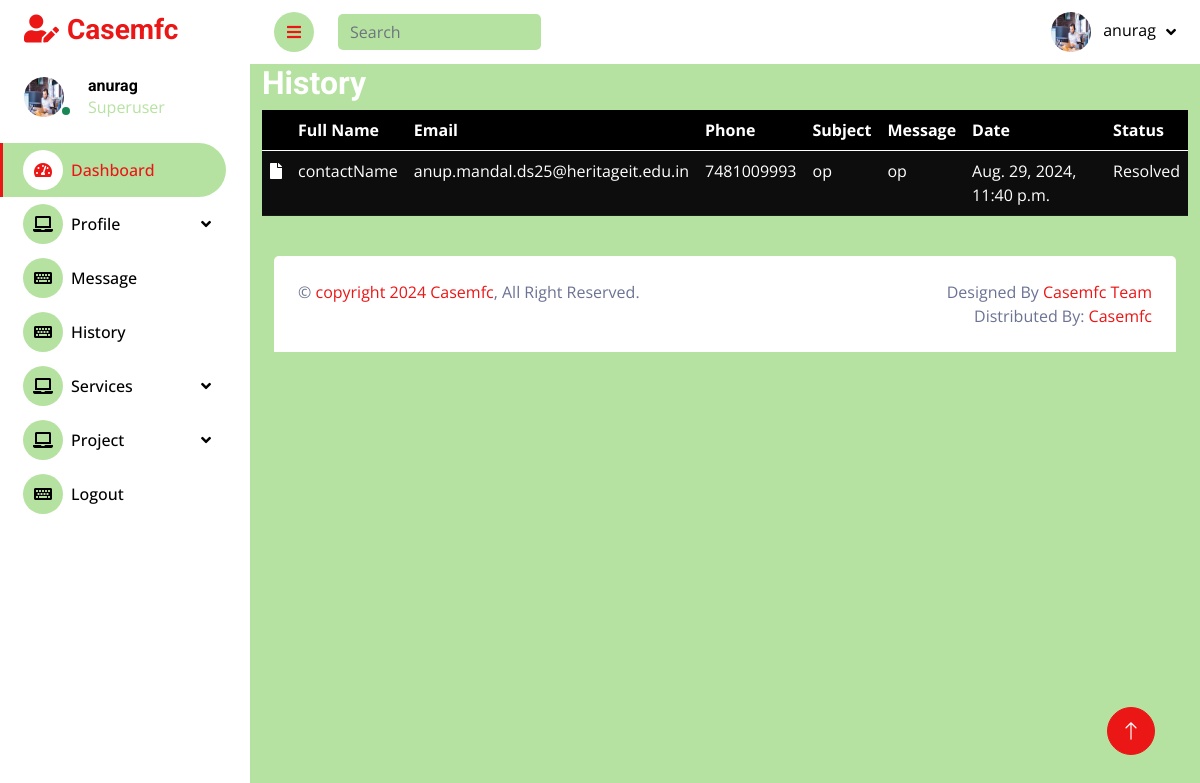
The page /history (signed in) on the database as committed earlier.
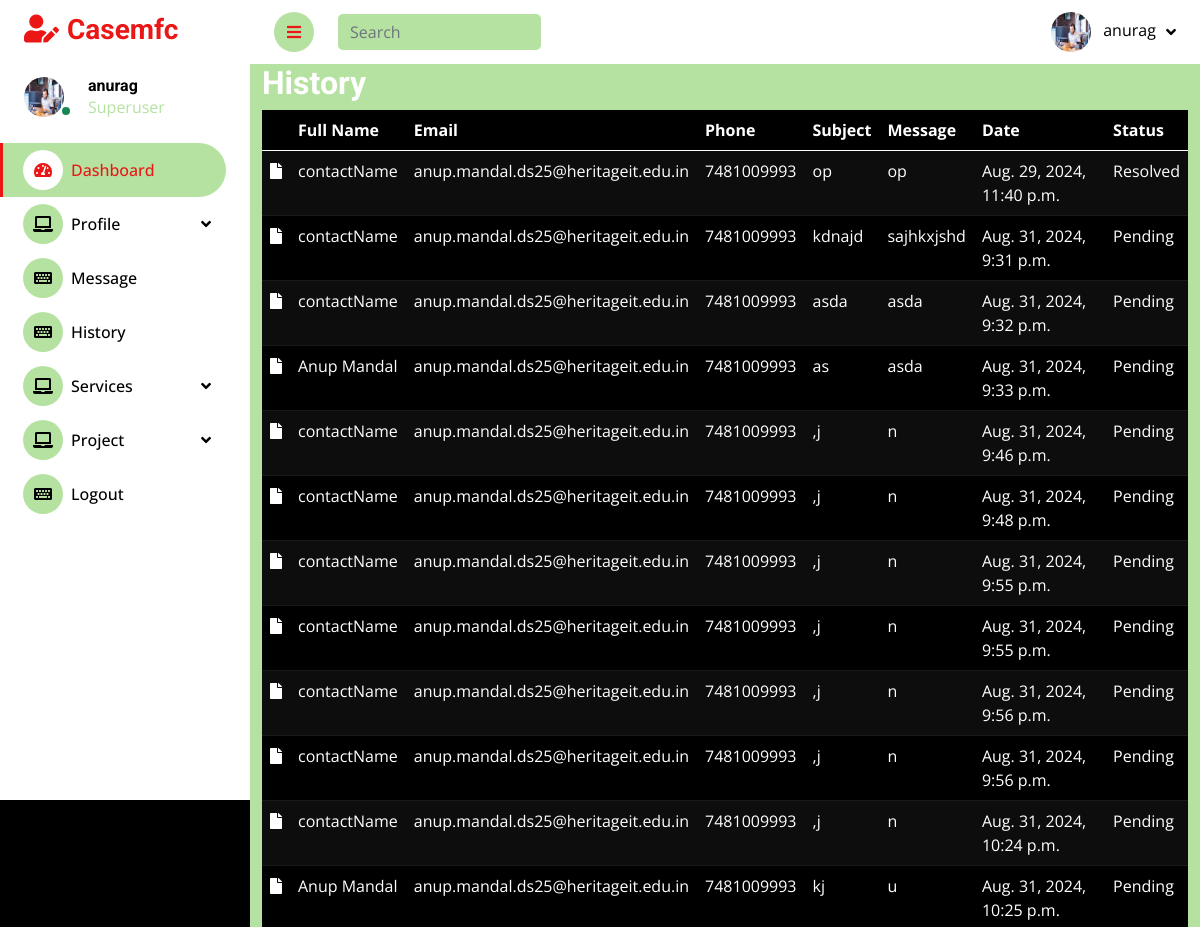
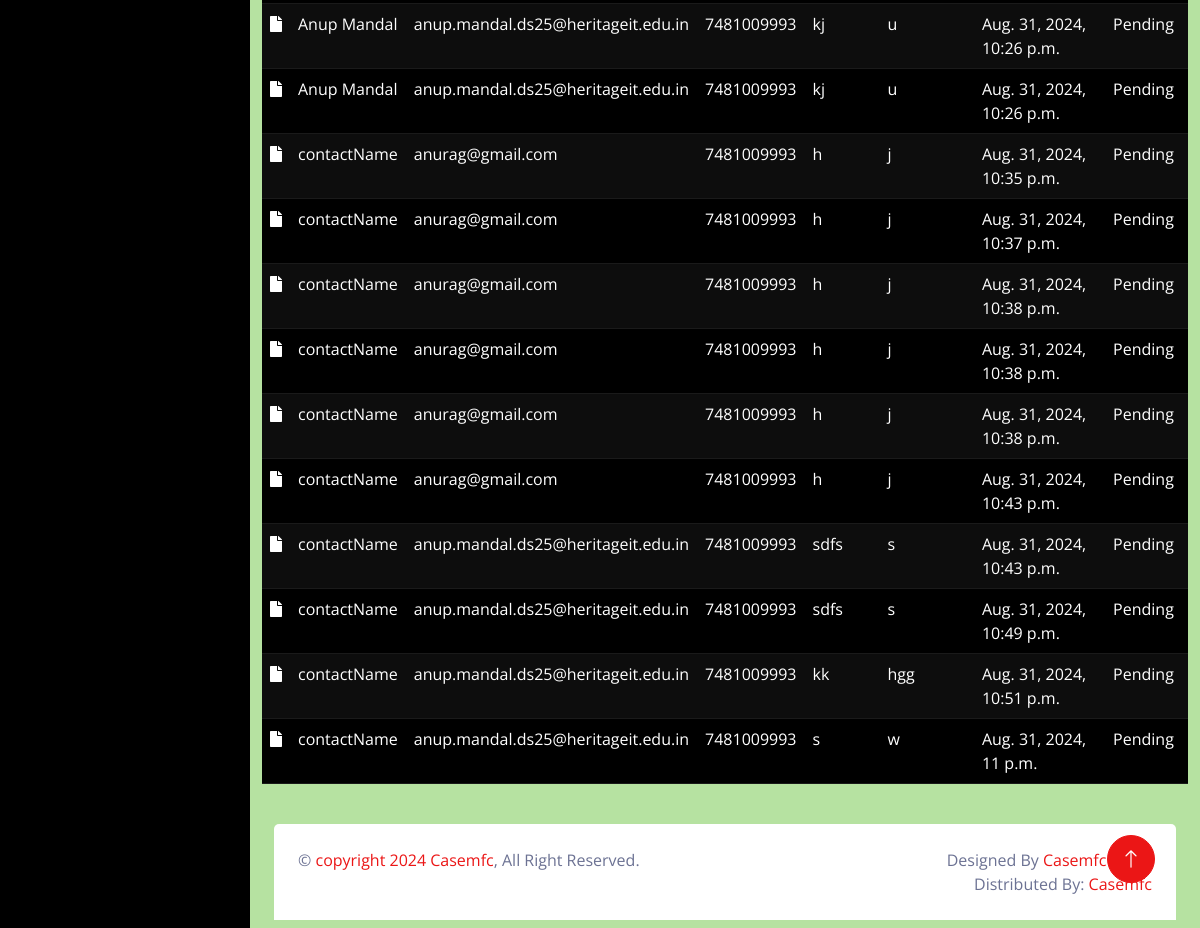
The same page on the database as committed later (2 pictures, top to bottom).
### app/models/contact_message.py (models this page shows, shortened)
class ContactMessage(models.Model):
    fullname = models.CharField(max_length=100)
    email = models.EmailField()
    phone = models.CharField(max_length=15, blank=True, null=True)
    subject = models.CharField(max_length=200)
    message = models.TextField()
    datetime = models.DateTimeField(auto_now_add=True)
    status = models.CharField(
        max_length=20,
        choices=[('Pending', 'Pending'), ('Resolved', 'Resolved')],
        default='Pending'
    )

### app/views/contact_message.py (the view)
# urls.py: path("history",contact_message.history,name = "history"),
@login_required(login_url='signin')
def history(request):
    data = ContactMessage.objects.all()
    context = {
        "data": data
    }
    return render(request, "dashboard/history.html", context)

### app/templates/dashboard/history.html (shortened to what this page needs)
{% extends "dashboard/base.html" %}
{% block head %}<link rel="stylesheet" href="https://use.fontawesome.com/releases/v5.15.4/css/all.css">{% endblock head %}
{% block body %}
<div class="container">
<h2>History</h2>
<table id="example" class=".table-hover table table-dark table-striped pt-3 mb-3">
    <thead>
        <tr>
            <th></th>
            <th>Full Name</th>
            <th>Email</th>
            <th>Phone</th>
            <th>Subject</th>
            <th>Message</th>
            <th>Date</th>
            <th>Status</th>
        </tr>
    </thead>
    <tbody>
        {% for i in data %}
        <tr>
            <td><i class="fas fa-file"></i></td>
            <td>{{ i.fullname }}</td>
            <td>{{ i.email }}</td>
            <td>{{ i.phone }}</td>
            <td>{{ i.subject }}</td>
            <td>{{ i.message }}</td>
            <td>{{ i.datetime }}</td>
            <td>{{ i.status }}</td>
        </tr>
        {% endfor %}
    </tbody>
</table>
</div>
{% endblock body %}

Rows that differ between the two databases and show on the page:
added ContactMessage: fullname "contactName", email "anup.mandal.ds25@heritageit.edu.in", phone "7481009993", subject "kdnajd", message "sajhkxjshd", datetime "Aug. 31, 2024, 9:31 p.m.", status "Pending"
added ContactMessage: fullname "contactName", email "anup.mandal.ds25@heritageit.edu.in", phone "7481009993", subject "asda", message "asda", datetime "Aug. 31, 2024, 9:32 p.m.", status "Pending"
added ContactMessage: fullname "Anup Mandal", email "anup.mandal.ds25@heritageit.edu.in", phone "7481009993", subject "as", message "asda", datetime "Aug. 31, 2024, 9:33 p.m.", status "Pending"
added ContactMessage: fullname "contactName", email "anup.mandal.ds25@heritageit.edu.in", phone "7481009993", subject ",j", message "n", datetime "Aug. 31, 2024, 9:46 p.m.", status "Pending"
added ContactMessage: fullname "contactName", email "anup.mandal.ds25@heritageit.edu.in", phone "7481009993", subject ",j", message "n", datetime "Aug. 31, 2024, 9:48 p.m.", status "Pending"
added ContactMessage: fullname "contactName", email "anup.mandal.ds25@heritageit.edu.in", phone "7481009993", subject ",j", message "n", datetime "Aug. 31, 2024, 9:55 p.m.", status "Pending"
added ContactMessage: fullname "contactName", email "anup.mandal.ds25@heritageit.edu.in", phone "7481009993", subject ",j", message "n", datetime "Aug. 31, 2024, 9:55 p.m.", status "Pending"
added ContactMessage: fullname "contactName", email "anup.mandal.ds25@heritageit.edu.in", phone "7481009993", subject ",j", message "n", datetime "Aug. 31, 2024, 9:56 p.m.", status "Pending"
added ContactMessage: fullname "contactName", email "anup.mandal.ds25@heritageit.edu.in", phone "7481009993", subject ",j", message "n", datetime "Aug. 31, 2024, 9:56 p.m.", status "Pending"
added ContactMessage: fullname "contactName", email "anup.mandal.ds25@heritageit.edu.in", phone "7481009993", subject ",j", message "n", datetime "Aug. 31, 2024, 10:24 p.m.", status "Pending"
added ContactMessage: fullname "Anup Mandal", email "anup.mandal.ds25@heritageit.edu.in", phone "7481009993", subject "kj", message "u", datetime "Aug. 31, 2024, 10:25 p.m.", status "Pending"
added ContactMessage: fullname "Anup Mandal", email "anup.mandal.ds25@heritageit.edu.in", phone "7481009993", subject "kj", message "u", datetime "Aug. 31, 2024, 10:26 p.m.", status "Pending"
added ContactMessage: fullname "Anup Mandal", email "anup.mandal.ds25@heritageit.edu.in", phone "7481009993", subject "kj", message "u", datetime "Aug. 31, 2024, 10:26 p.m.", status "Pending"
added ContactMessage: fullname "contactName", email "anurag@gmail.com", phone "7481009993", subject "h", message "j", datetime "Aug. 31, 2024, 10:35 p.m.", status "Pending"
added ContactMessage: fullname "contactName", email "anurag@gmail.com", phone "7481009993", subject "h", message "j", datetime "Aug. 31, 2024, 10:37 p.m.", status "Pending"
added ContactMessage: fullname "contactName", email "anurag@gmail.com", phone "7481009993", subject "h", message "j", datetime "Aug. 31, 2024, 10:38 p.m.", status "Pending"
added ContactMessage: fullname "contactName", email "anurag@gmail.com", phone "7481009993", subject "h", message "j", datetime "Aug. 31, 2024, 10:38 p.m.", status "Pending"
added ContactMessage: fullname "contactName", email "anurag@gmail.com", phone "7481009993", subject "h", message "j", datetime "Aug. 31, 2024, 10:38 p.m.", status "Pending"
added ContactMessage: fullname "contactName", email "anurag@gmail.com", phone "7481009993", subject "h", message "j", datetime "Aug. 31, 2024, 10:43 p.m.", status "Pending"
added ContactMessage: fullname "contactName", email "anup.mandal.ds25@heritageit.edu.in", phone "7481009993", subject "sdfs", message "s", datetime "Aug. 31, 2024, 10:43 p.m.", status "Pending"
added ContactMessage: fullname "contactName", email "anup.mandal.ds25@heritageit.edu.in", phone "7481009993", subject "sdfs", message "s", datetime "Aug. 31, 2024, 10:49 p.m.", status "Pending"
added ContactMessage: fullname "contactName", email "anup.mandal.ds25@heritageit.edu.in", phone "7481009993", subject "kk", message "hgg", datetime "Aug. 31, 2024, 10:51 p.m.", status "Pending"
added ContactMessage: fullname "contactName", email "anup.mandal.ds25@heritageit.edu.in", phone "7481009993", subject "s", message "w", datetime "Aug. 31, 2024, 11 p.m.", status "Pending"
